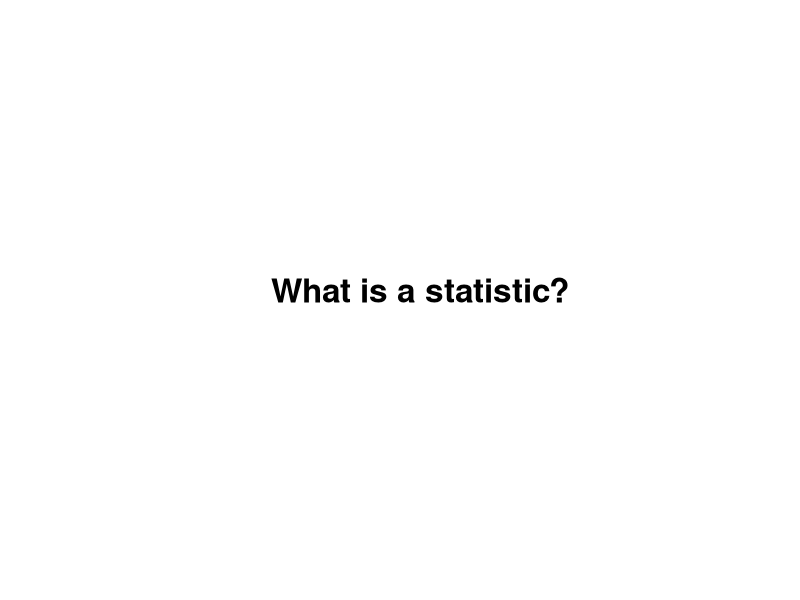
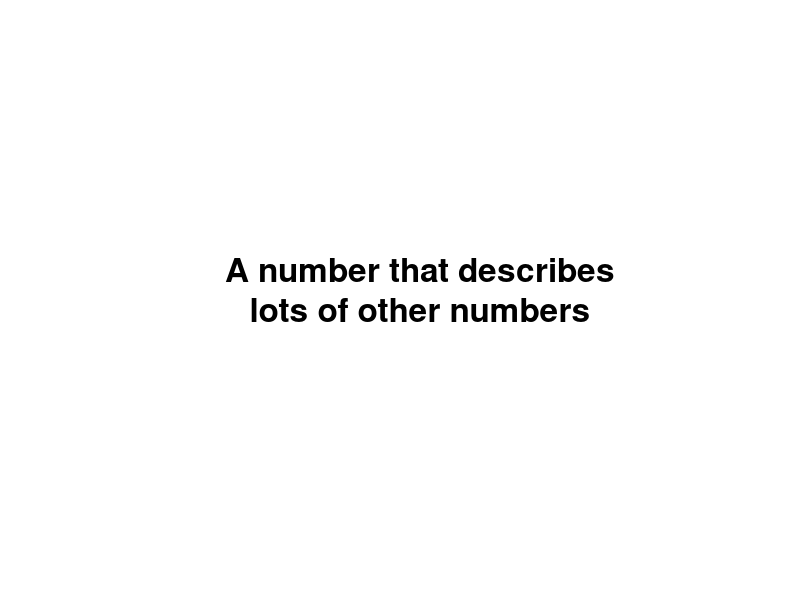
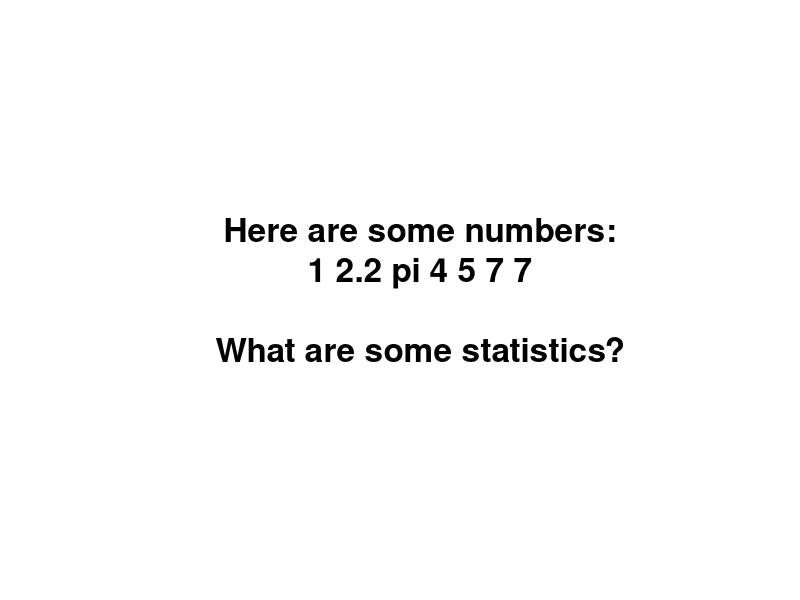
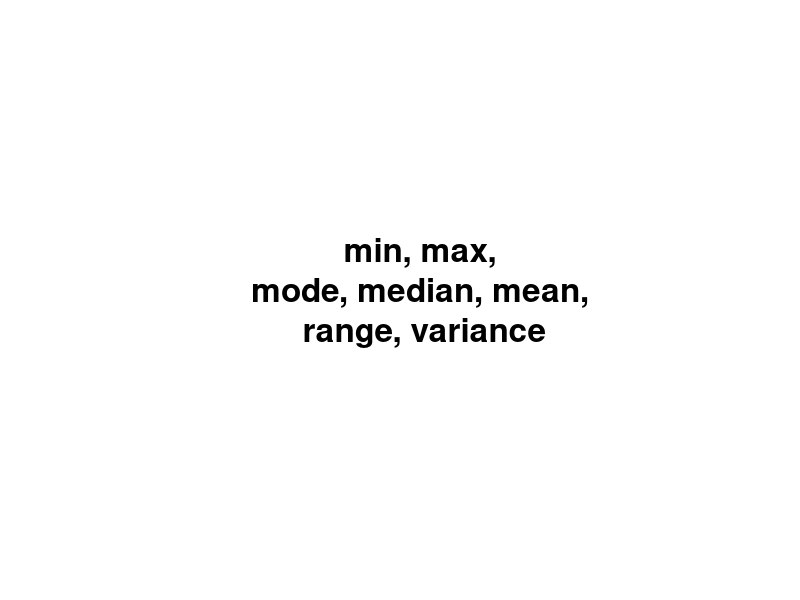
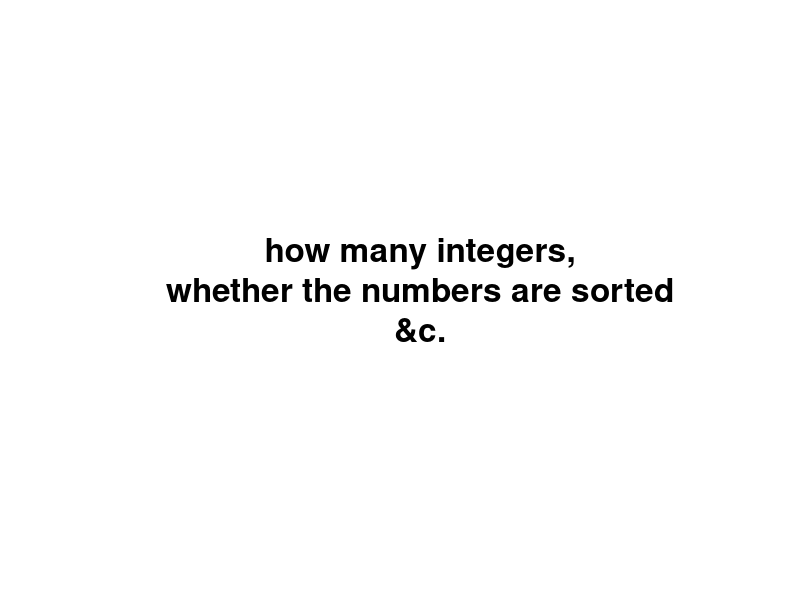
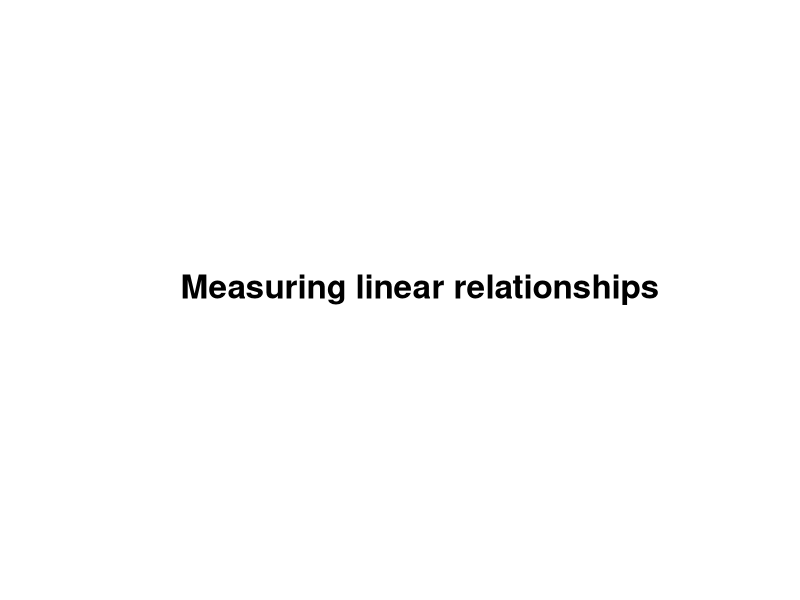
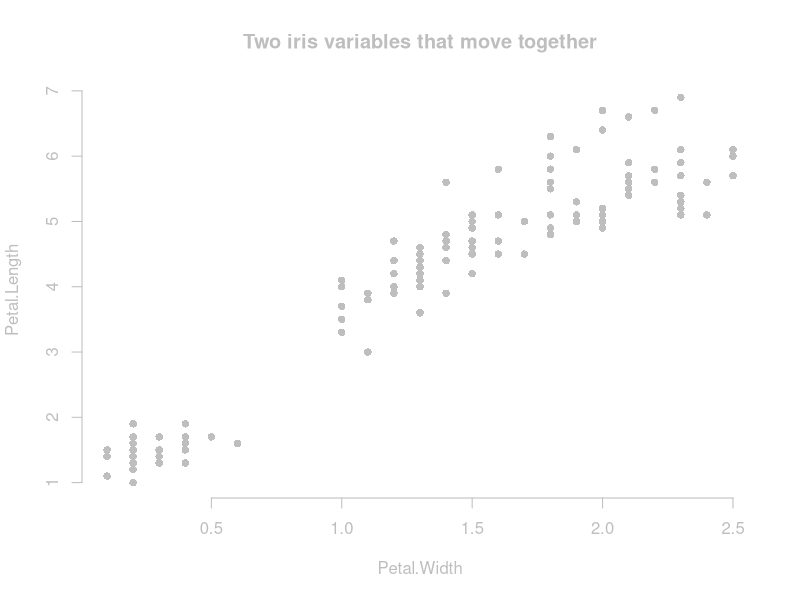
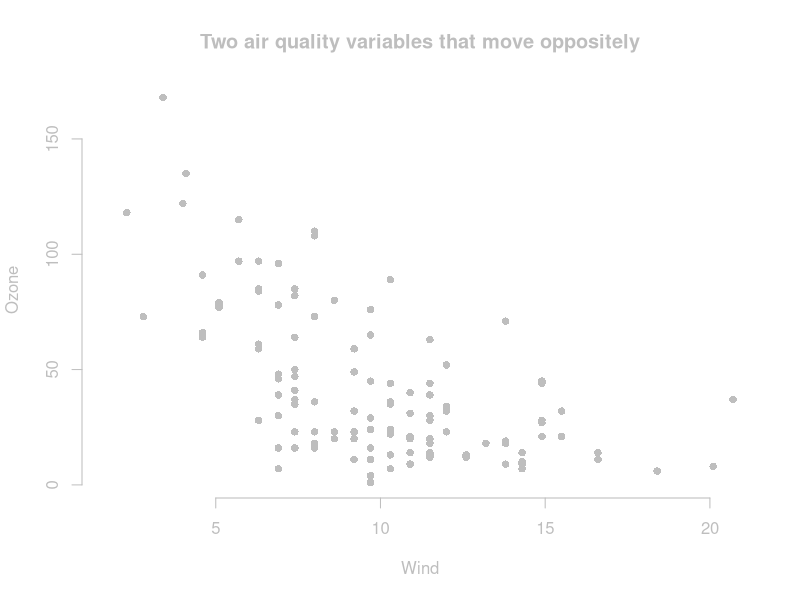

Write the R code that produced these figures, in order.
baseplot <- function(main, formula, data) {
  plot(formula = formula, data = data, type = 'p', bty = 'n',
    main = main, pch = 21, bg = 'grey', col = NULL,
    col.axis = 'grey', col.lab = 'grey', col.main = 'grey', fg = 'grey')
}
irisplot <- function(main) {
  baseplot(main, (Petal.Length ~ Petal.Width), iris)
}

meanplot <- function(main) {
  irisplot(main)
  abline(h = mean(iris$Petal.Length), lty = 2)
  abline(v = mean(iris$Petal.Width), lty = 2)
}

interjection <- function(main) {
  plot.new()
  text(0.5, 0.5, cex = 2, label = main, font = 2)
}


slides <- function() {
# Introduction
interjection('What is a statistic?')
interjection('A number that describes\nlots of other numbers')
interjection('Here are some numbers:\n1 2.2 pi 4 5 7 7\n\nWhat are some statistics?')
interjection('min, max,\nmode, median, mean,\n range, variance')
interjection('how many integers,\nwhether the numbers are sorted\n&c.')
interjection('')
interjection('Measuring linear relationships')

# Three datasets
irisplot('Two iris variables that move together')

rand <- data.frame(x = rnorm(100), y = rnorm(100))
baseplot('Two air quality variables that move oppositely',
  formula = Ozone ~ Wind, data = airquality) 

baseplot('Normal random noise', formula = y ~ x, data = rand)

# Motivation for covariance
interjection('We want a number\nthat describes\nwhether two variables\nmove together.')

irisplot('It should be high for these variables')

rand <- data.frame(x = rnorm(100), y = rnorm(100))
baseplot('It should be low for these variables',
  formula = Ozone ~ Wind, data = airquality) 

baseplot('It should be near zero for these variables', formula = y ~ x, data = rand)

# Computing covariance
interjection('Covariance')

irisplot('The iris variables')

meanplot('Find the means')

meanplot('Draw a rectangle')
rect(xleft = mean(iris$Petal.Width),
     ybottom = mean(iris$Petal.Length),
     xright = iris$Petal.Width[c(44,72)],
     ytop = iris$Petal.Length[c(44,72)])

irisplot('Draw all the rectangles')
valence <- (iris$Petal.Length - mean(iris$Petal.Length)) *
           (iris$Petal.Width - mean(iris$Petal.Width)) > 0
rect(xleft = mean(iris$Petal.Width),
     ybottom = mean(iris$Petal.Length),
     xright = iris$Petal.Width,
     ytop = iris$Petal.Length,
     col = rgb(1-valence, 0, valence,.1),
     lwd = 0)

plot(c(-1,1),c(-1,1),main = 'Add the blues together. (This is at a different scale.)',
  type = 'n', axes = F, xlab = '', ylab = '')
rect(xleft = -1, ybottom = -1, xright = 1, ytop = 1, lwd = 0, col = 'blue')

plot(c(-1,1),c(-1,1),main = 'Add the reds together.',
  type = 'n', axes = F, xlab = '', ylab = '')
rect(xleft = -1, ybottom = -1, xright = 1, ytop = 1, lwd = 0, col = 'blue')
rect(xleft = .8, ybottom = -1, xright = 1, ytop = -.8, lwd = 0, col = 'red')

plot(c(-1,1),c(-1,1),main = 'Subtract the reds.',
  type = 'n', axes = F, xlab = '', ylab = '')
rect(xleft = -1, ybottom = -1, xright = 1, ytop = 1, lwd = 0, col = 'blue')
rect(xleft = .8, ybottom = -1, xright = 1, ytop = -.8, lwd = 0, col = 'white')

plot(c(-1,1),c(-1,1),main = 'Divide into as many equal pieces as we have irises (n).',
  type = 'n', axes = F, xlab = '', ylab = '')
rect(xleft = -1, ybottom = -1, xright = 1, ytop = 1, lwd = 0, col = 'blue')
rect(xleft = .8, ybottom = -1, xright = 1, ytop = -.8, lwd = 0, col = 'white')
abline(v = 2 * (-.5 + ((1:nrow(iris))/nrow(iris))))

plot(c(-1,1),c(-1,1),main = 'This blue sliver is the covariance.',
  type = 'n', axes = F, xlab = '', ylab = '')
rect(xleft = -.3, xright = -.3 + (.5/nrow(iris)), ybottom = -1, ytop = 1,
  col = 'blue', lwd = 0)

interjection('Let\'s review the previous slides quickly.')
interjection('')

# Computing variance
interjection('Variance')
interjection('The variance of a variable is\nthe covariance of the variable\nwith itself.')

irisplot('Our two iris variables from before')
interjection('Let\'s look at just one of them.')
baseplot('The points all fall along the same line.', (Petal.Length ~ Petal.Length), iris)
interjection('Let\'s find the variance of Petal.Length')

baseplot('Draw all the rectangles', (Petal.Length ~ Petal.Length), iris)
rect(xleft = mean(iris$Petal.Length),
     ybottom = mean(iris$Petal.Length),
     xright = iris$Petal.Length,
     ytop = iris$Petal.Length,
     col = rgb(0, 0, 1,.1),
     lwd = 0)

baseplot('Why no red rectangles?', (Petal.Length ~ Petal.Length), iris)
rect(xleft = mean(iris$Petal.Length),
     ybottom = mean(iris$Petal.Length),
     xright = iris$Petal.Length,
     ytop = iris$Petal.Length,
     col = rgb(0, 0, 1,.1),
     lwd = 0)

plot(c(-1,1),c(-1,1),main = 'Add the blues together. (This is at a different scale.)',
  type = 'n', axes = F, xlab = '', ylab = '')
rect(xleft = -1, ybottom = -1, xright = 1, ytop = 1, lwd = 0, col = 'blue')

plot(c(-1,1),c(-1,1),main = 'We have no reds to subtract.',
  type = 'n', axes = F, xlab = '', ylab = '')
rect(xleft = -1, ybottom = -1, xright = 1, ytop = 1, lwd = 0, col = 'blue')

plot(c(-1,1),c(-1,1),main = 'Divide into as many equal pieces as we have irises (n).',
  type = 'n', axes = F, xlab = '', ylab = '')
rect(xleft = -1, ybottom = -1, xright = 1, ytop = 1, lwd = 0, col = 'blue')
abline(v = 2 * (-.5 + ((1:nrow(iris))/nrow(iris))))

plot(c(-1,1),c(-1,1),main = 'This blue sliver is the variance.',
  type = 'n', axes = F, xlab = '', ylab = '')
rect(xleft = -.3, xright = -.3 + (.5/nrow(iris)), ybottom = -1, ytop = 1,
  col = 'blue', lwd = 0)

interjection('Let\'s review again.')

interjection('')

# Correlation
interjection('A problem with covariance')
interjection('Covariance has units!\n\n')

}

#pdf('doodles.pdf', width = 11, height = 8.5)
slides()
#dev.off()
